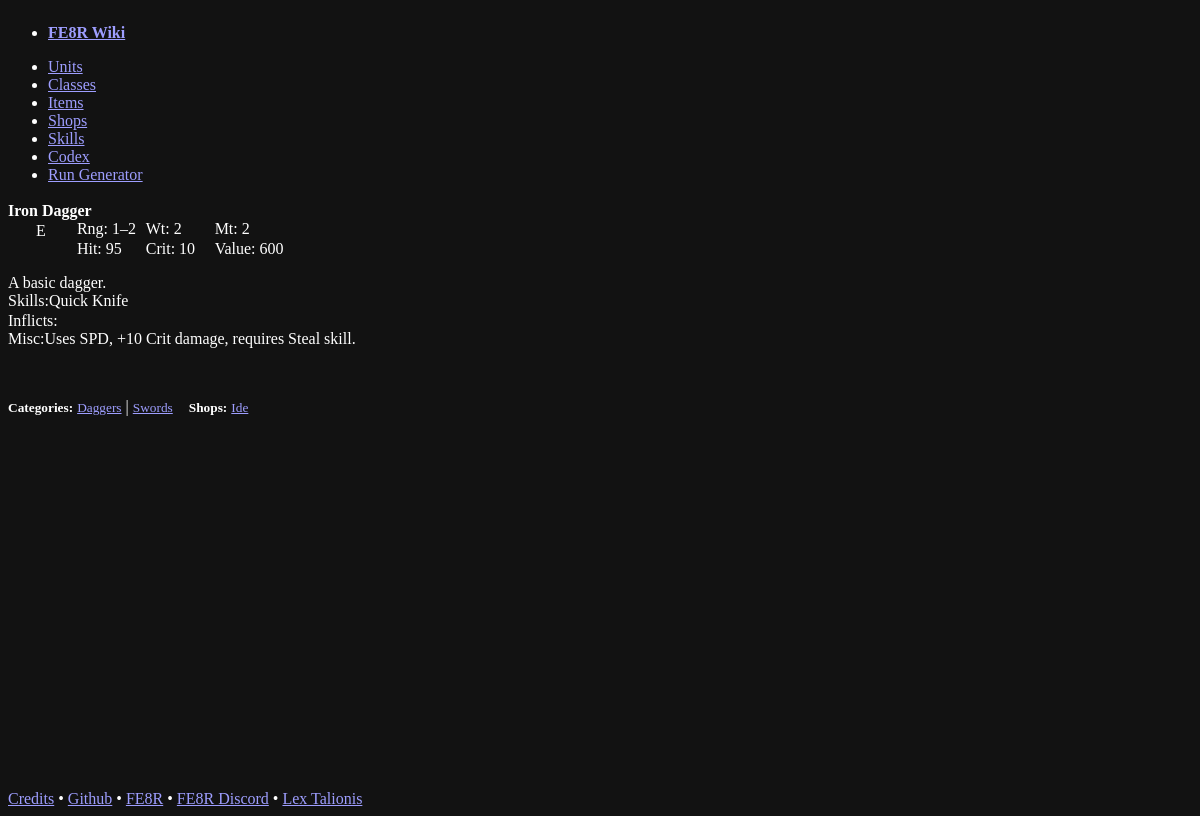
Screenshot of /items/Iron_Dagger with the database file from the repository.
### app/models.py (models this page shows, shortened)
class Item(db.Model):
    __tablename__ = "items"
    nid: Mapped[str] = mapped_column(primary_key=True)
    name: Mapped[str]
    desc: Mapped[str]
    value: Mapped[int]
    weapon_rank: Mapped[str]
    weapon_rank_order_key: Mapped[str]
    weapon_type: Mapped[str]
    target: Mapped[str]
    damage: Mapped[int]
    weight: Mapped[int]
    crit: Mapped[int]
    hit: Mapped[int]
    min_range: Mapped[int]
    max_range: Mapped[int]
    icon_class: Mapped[str]
    categories: Mapped[list["ItemCategory"]] = relationship(
        secondary=item_category_assoc,
        back_populates="items",
    )
    sub_items = relationship(
        "Item",
        secondary=sub_item_assoc,
        primaryjoin=(sub_item_assoc.c.super_item_nid == nid),
        secondaryjoin=(sub_item_assoc.c.sub_item_nid == nid),
        backref="super_items",
    )
    status_on_equip = relationship(
        "Skill",
        secondary=item_skill_assoc,
        backref="items",
    )

class ItemCategory(db.Model):
    __tablename__ = "item_categories"
    nid: Mapped[str] = mapped_column(primary_key=True)
    name: Mapped[str]
    type: Mapped[str]
    order_key: Mapped[int]
    items: Mapped[list["Item"]] = relationship(
        secondary=item_category_assoc,
        back_populates="categories",
    )

class Shop(db.Model):
    __tablename__ = "shops"
    nid: Mapped[str] = mapped_column(primary_key=True)
    name: Mapped[str]
    type: Mapped[str]
    order_name: Mapped[str]
    abbr_name: Mapped[str]
    items = relationship(
        "Item",
        secondary=shop_item_assoc,
        backref="shops",
        uselist=True,
    )

### app/blueprints/items.py (the view)
@bp.route("/<string:fe_item_nid>")
def get_fe_item_sheet(fe_item_nid="Iron_Sword_Test") -> str:
    item_data = db.get_or_404(Item, fe_item_nid)
    return render_template("item_sheet.html.jinja2", item_data=item_data)

### app/__init__.py (called while the page is built)
def currency_format(value):
    return f"{value:,}"

### app/templates/item_sheet.html.jinja2 (shortened to what this page needs)
{% if not request.headers.hx_request %}
{% extends "layout.html.jinja2" %}
{% endif %}
{% block content %}
<article>
    <header>
        <strong>{{ item_data.name }} <span class="{{ item_data.icon_class }}"></span></strong>
    </header>
    {% if (item_data.weapon_type and item_data.weapon_type not in ['Misc','Accessory','Held Item']) or
    item_data.min_range or item_data.weight or
    item_data.damage or item_data.hit or
    item_data.crit or item_data.value %}
    <section class="stat-grid">
        {% if item_data.weapon_type not in ['Misc','Accessory','Held Item',"Consumable"] %}
        <div>
            <span class=" Wexpicons-icon {{ item_data.weapon_type }}-subIcon"></span>{% if item_data.weapon_rank %}
            {{item_data.weapon_rank}}{% endif %}<br />
        </div>
        {% endif %}
        {% if item_data.min_range %}
        <div>
            {% if item_data.min_range == item_data.max_range %}
            <span class="lt-color-yellow">Rng: </span>{{ item_data.min_range }}<br />
            {% else %}
            <span class="lt-color-yellow">Rng: </span>{{ item_data.min_range }}&ndash;{{ item_data.max_range
            }}<br />
            {% endif %}
        </div>
        {% endif %}
        {% if item_data.weight %}
        <div>
            <span class="lt-color-yellow">Wt: </span>{{ item_data.weight }}<br />
        </div>
        {% endif %}
        {% if item_data.damage %}
        <div>
            <span class="lt-color-yellow">Mt: </span>{{ item_data.damage }}<br />
        </div>
        {% endif %}
        {% if item_data.hit %}
        <div>
            <span class="lt-color-yellow">Hit: </span>{{ item_data.hit }}<br />
        </div>
        {% endif %}
        {% if item_data.crit %}
        <div>
            <span class="lt-color-yellow">Crit: </span>{{ item_data.crit }}<br />
        </div>
        {% endif %}
        {% if item_data.value %}
        <div>
            <span class="lt-color-yellow">Value: </span>{{ item_data.value|currency_format }}<br />
        </div>
        {% endif %}
        {% endif %}
    </section>
    {% if item_data.desc %}
    <section>
        <p>{{ item_data.desc }}</p>
    </section>
    {% endif %}
    {% if item_data.status_on_equip and request.args.get('hideSkills') != "true" %}
    <br />
    <section class="skill-grid">
        {% for skill in item_data.status_on_equip %}
        <div>
        </div>
        {% endfor %}
    </section>
    {% endif %}
    {% if not request.headers.hx_request%}
    <footer>
        {% if item_data.categories %}
        <strong><small>Categories:</small></strong>
        {% for item_cat in item_data.categories%}
        <a href="/items?selectedCategory={{ item_cat.nid }}"><small>{{ item_cat.name }}</small></a>
        {% if not loop.last %}
        |
        {% else %}
        &nbsp;&nbsp;
        {% endif %}
        {% endfor %}
        {% endif %}
        {% if item_data.shops %}
        <strong><small>Shops:</small></strong>
        {% for shop in item_data.shops %}
        <a href="/items/shops/{{ shop.nid }}"><small>{{ shop.abbr_name }}</small></a>
        {% endfor %}
        {% endif %}
    </footer>
    {% endif %}
</article>
{% endblock content %}

### rows the page displays
Item: name "Iron Dagger", weapon_rank "E", min_range "1", max_range "2", weight "2", damage "2", hit "95", crit "10", value "600", desc "A basic dagger. Skills: Quick Knife Inflicts: Misc: Uses SPD, +10 Crit damage, requires Steal skill."
ItemCategory: name "Daggers"
ItemCategory: name "Swords"
Shop: abbr_name "Ide"
